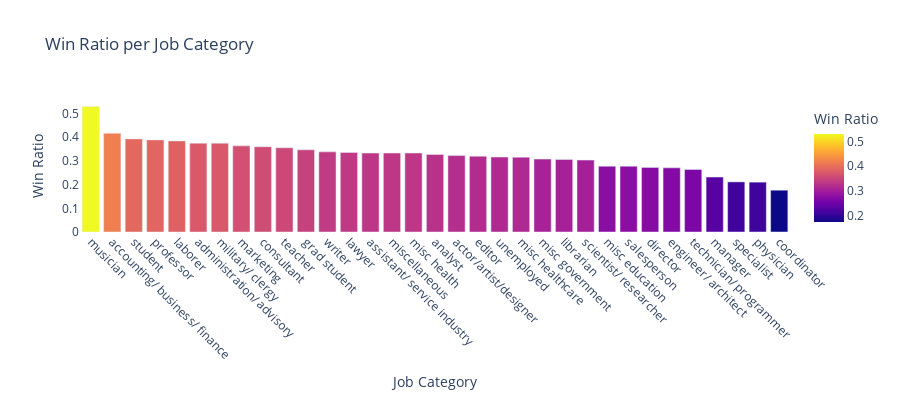

The notebook cell saved with this chart:
### Code cell
fig_jobwin = px.bar(jobwin, x='final_job_category', y='win_ratio',color='win_ratio',
             labels={'final_job_category':'Job Category', 'win_ratio':"Win Ratio"}, height=400, 
                    title="Win Ratio per Job Category")
fig_jobwin.update_layout(barmode='stack', xaxis={'categoryorder':'total descending'})
fig_jobwin.update_yaxes(tick0=0, dtick=0.1)
fig_jobwin.update_xaxes(tickangle=45)
fig_jobwin.update_layout(plot_bgcolor='white')
fig_jobwin.show()

### Figure 1 — Plotly figure (JSON) as saved in the notebook; plotly's stock layout.template omitted (floating-point values rounded to 4 significant figures)
{"data": [{"alignmentgroup": "True", "hoverlabel": {"namelength": 0}, "hovertemplate": "Job Category=%{x}<br>Win Ratio=%{marker.color}", "legendgroup": "", "marker": {"color": [0.1765, 0.2105, 0.2115, 0.2319, 0.2642, 0.2708, 0.2727, 0.2778, 0.2778, 0.3036, 0.3061, 0.3077, 0.3158, 0.3163, 0.32, 0.3226, 0.3273, 0.3333, 0.3333, 0.3333, 0.3358, 0.3383, 0.3469, 0.3556, 0.36, 0.3636, 0.375, 0.375, 0.3846, 0.3889, 0.3931, 0.4167, 0.5294], "coloraxis": "coloraxis"}, "name": "", "offsetgroup": "", "orientation": "v", "showlegend": false, "textposition": "auto", "type": "bar", "x": ["coordinator", "physician", "specialist", "manager", "technician/ programmer", "engineer/ architect", "director", "misc education", "salesperson", "scientist/ researcher", "librarian", "misc government", "misc healthcare", "unemployed", "editor", "actor/artist/designer", "analyst", "assistant/ service industry", "miscellaneous", "misc health", "lawyer", "writer", "grad student", "teacher", "consultant", "marketing", "administration/ advisory", "military/ clergy", "laborer", "professor", "student", "accounting/ business/ finance", "musician"], "xaxis": "x", "y": [0.1765, 0.2105, 0.2115, 0.2319, 0.2642, 0.2708, 0.2727, 0.2778, 0.2778, 0.3036, 0.3061, 0.3077, 0.3158, 0.3163, 0.32, 0.3226, 0.3273, 0.3333, 0.3333, 0.3333, 0.3358, 0.3383, 0.3469, 0.3556, 0.36, 0.3636, 0.375, 0.375, 0.3846, 0.3889, 0.3931, 0.4167, 0.5294], "yaxis": "y"}], "layout": {"barmode": "stack", "coloraxis": {"colorbar": {"title": {"text": "Win Ratio"}}, "colorscale": [[0, "#0d0887"], [0.1111, "#46039f"], [0.2222, "#7201a8"], [0.3333, "#9c179e"], [0.4444, "#bd3786"], [0.5556, "#d8576b"], [0.6667, "#ed7953"], [0.7778, "#fb9f3a"], [0.8889, "#fdca26"], [1, "#f0f921"]]}, "height": 400, "legend": {"tracegroupgap": 0}, "plot_bgcolor": "white", "title": {"text": "Win Ratio per Job Category"}, "xaxis": {"anchor": "y", "categoryorder": "total descending", "domain": [0, 1], "tickangle": 45, "title": {"text": "Job Category"}}, "yaxis": {"anchor": "x", "domain": [0, 1], "dtick": 0.1, "tick0": 0, "title": {"text": "Win Ratio"}}}}
